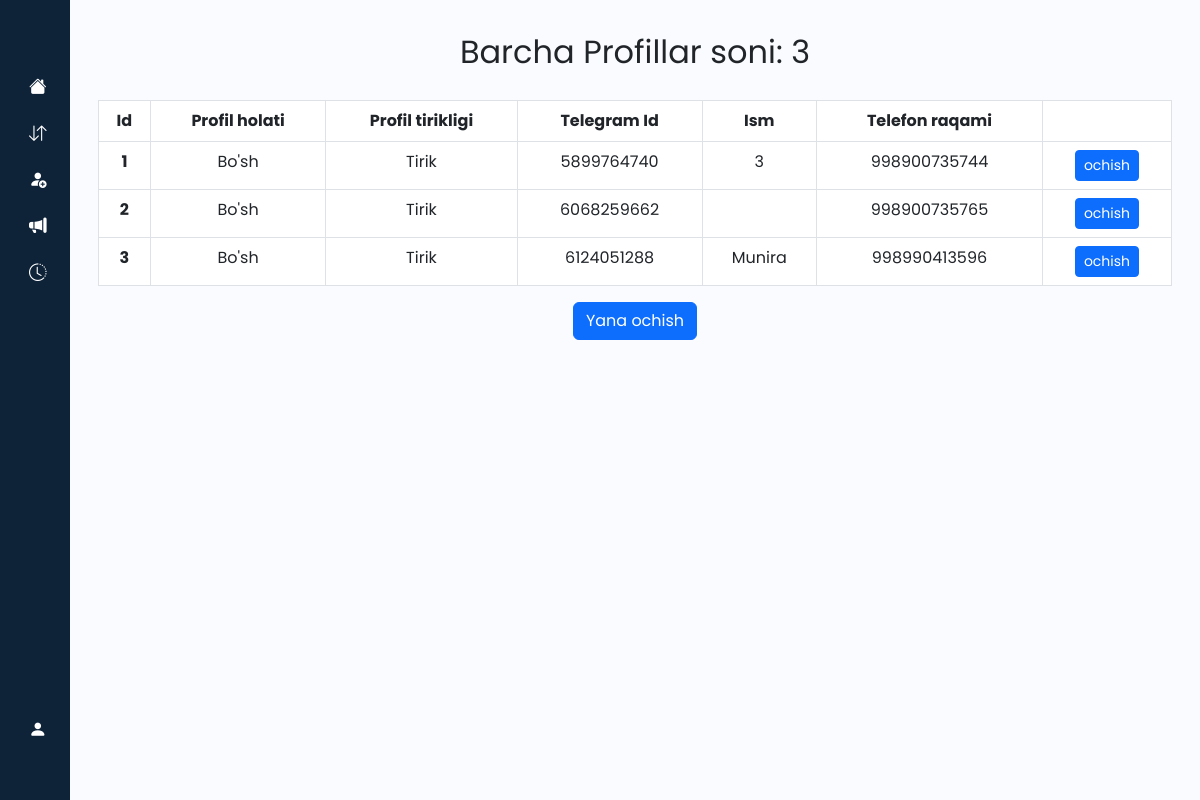
Screenshot of / (signed in) with the database file from the repository.
### models.py (models this page shows, shortened)
class Hashes(db.Model):
    id = db.Column(db.Integer, primary_key=True, autoincrement=True)
    hash = db.Column(db.String, unique=True, nullable=False)
    user_id = db.Column(db.Integer, db.ForeignKey('user.id'), nullable=False)
    work_status = db.Column(db.Enum(Status), nullable=False)
    hash_status = db.Column(db.Enum(HashStatus), nullable=False)
    hash_added_date = db.Column(db.DateTime, default=datetime.utcnow)
    phone_number = db.Column(db.String, unique=True, nullable=False)
    name = db.Column(db.String, nullable=False)
    telegram_id = db.Column(db.String, unique=True, nullable=False)
    clone_device_name = db.Column(db.String, nullable=False)

### app.py (the view)
@app.route('/')
@login_required
def hello_world():
    page_number = request.args.get('page', 1)
    try:
        page_number = int(page_number)
    except ValueError:
        page_number = 1
    user = User.query.filter_by(id=current_user.id).first()
    user_hashes = []
    if user and user.id:
        user_hashes = Hashes.query.filter_by(user_id=user.id).all()
    content = paginate(user_hashes, page_number, 100)
    return render_template('dashboard/dashboard.html',
                           user_hashes=content[0],
                           all_hashes=len(user_hashes),
                           current_page=content[1])

### app.py (called while the page is built)
@login_manager.user_loader
def load_user(user_id):
    return User.query.get(int(user_id))

### plugins.py (called while the page is built)
def work_status(s):
    return "Aktiv" if s == Status.Active else "Bo'sh"

def hash_status(s):
    return  "Profil chiqib ketgan" if s == HashStatus.died else "Tirik"

### utils/paginator.py (called while the page is built)
def paginate(data, page: int, items_per_page: int):
    start = (page - 1) * items_per_page
    end = start + items_per_page
    paginated_data = data[:end]
    total_pages = (len(data) + items_per_page - 1) // items_per_page
    return paginated_data, page, total_pages

### templates/dashboard/dashboard.html (shortened to what this page needs)
{% extends 'dashboard/base.html' %}
{% block body %}
    <div class="container mt-1 text-center">
        <div class="container text-left mx-auto p-2">
            <div class="row">
                <div class="col">
                    <p class="fs-2">Barcha Profillar soni: {{ all_hashes }}</p>
                </div>
            </div>
        </div>
        <div class="table-responsive">
            <table class="table table-bordered">
                <thead>
                <tr>
                    <th scope="col">Id</th>
                    <th scope="col">Profil holati</th>
                    <th scope="col">Profil tirikligi</th>
                    <th scope="col">Telegram Id</th>
                    <th scope="col">Ism</th>
                    <th scope="col">Telefon raqami</th>
                    <th scope="col"></th>
                </tr>
                </thead>
                <tbody>
                {% for hash in user_hashes %}
                    <tr>
                        <th scope="row">{{ hash.id }}</th>
                        <td>{{ hash.work_status|work_status }}</td>
                        <td>{{ hash.hash_status|hash_status }}</td>
                        <td>{{ hash.telegram_id }}</td>
                        <td>{{ hash.name }}</td>
                        <td>{{ hash.phone_number }}</td>
                        <td>
                            <a class="btn btn-primary btn-sm"
                               href="/{{ hash.user_id }}/{{ hash.id }}/unarchive">ochish</a>
                        </td>
                    </tr>
                {% endfor %}
                </tbody>
            </table>
        </div>
        <a href="/?page={{ current_page + 1 }}" class="btn btn-primary">Yana ochish</a>
    </div>
{% endblock %}

### templates/dashboard/base.html (shortened to what this page needs)
<!doctype html>
<html lang="en">
<head>
    <link href="https://cdn.lineicons.com/4.0/lineicons.css" rel="stylesheet"/>
    <link href="https://cdn.jsdelivr.net/npm/bootstrap@5.3.0-alpha3/dist/css/bootstrap.min.css" rel="stylesheet"
>
    <link rel="stylesheet" href="https://cdn.jsdelivr.net/npm/bootstrap-icons@1.11.3/font/bootstrap-icons.min.css">
    <link rel="stylesheet" href="{{ url_for('static', filename='style.css') }}">
</head>
<body>
<div class="wrapper">
    <aside id="sidebar">
        <div class="d-flex">
            <button class="toggle-btn" type="button">
            </button>
        </div>
        <ul class="sidebar-nav">
            <li class="sidebar-item">
                <a href="/" class="sidebar-link">
                    <i class="bi bi-house-fill"></i>
                </a>
            </li>
            <li class="sidebar-item">
                <a href="/group2group" class="sidebar-link">
                    <i class="bi bi-arrow-down-up"></i>
                </a>
            </li>
            <li class="sidebar-item">
                <a href="#" class="sidebar-link collapsed has-dropdown" data-bs-toggle="collapse"
                   data-bs-target="#addnumber" aria-expanded="false" aria-controls="auth">
                    <i class="bi bi-person-fill-add"></i>
                </a>
            </li>
            <li class="sidebar-item">
                <a href="/addtochannel" class="sidebar-link">
                    <i class="bi bi-megaphone-fill"></i>
                </a>
            </li>
            <li class="sidebar-item">
                <a href="/history/channel" class="sidebar-link">
                    <i class="bi bi-clock-history"></i>
                </a>
            </li>
        </ul>
        <div class="sidebar-footer">
            <a href="/profile" class="sidebar-link">
                <i class="bi bi-person-fill"></i>
            </a>
            <a href="/logout" class="sidebar-link">
            </a>
        </div>
    </aside>
    <div class="main p-3">
        {% block body %}
        {% endblock %}
    </div>
</div>
</body>
</html>

### static/style.css (style rules this page uses)
a { text-decoration: none; }
li { list-style: none; }
body { font-family: 'Poppins', sans-serif; }
.wrapper { display: flex; }
.main { min-height: 100vh; width: 100%; overflow: hidden; transition: all 0.35s ease-in-out; background-color: #fafbfe; }
#sidebar { width: 70px; min-width: 70px; z-index: 1000; transition: all .25s ease-in-out; background-color: #0e2238; display: flex; flex-direction: column; }
.toggle-btn { background-color: transparent; cursor: pointer; border: 0; padding: 1rem 1.5rem; }
.sidebar-nav { padding: 2rem 0; flex: 1 1 auto; }
a.sidebar-link { padding: .625rem 1.625rem; color: #FFF; display: block; font-size: 0.9rem; white-space: nowrap; border-left: 3px solid transparent; }
.sidebar-link i { font-size: 1.1rem; margin-right: .75rem; }
.sidebar-item { position: relative; }

### rows the page displays
Hashes: id "1", work_status|work_status "Bo'sh", hash_status|hash_status "Tirik", telegram_id "5899764740", name "3", phone_number "998900735744"
Hashes: id "2", work_status|work_status "Bo'sh", hash_status|hash_status "Tirik", telegram_id "6068259662", phone_number "998900735765"
Hashes: id "3", work_status|work_status "Bo'sh", hash_status|hash_status "Tirik", telegram_id "6124051288", name "Munira", phone_number "998990413596"

### other values shown
{{ all_hashes }} "3"
